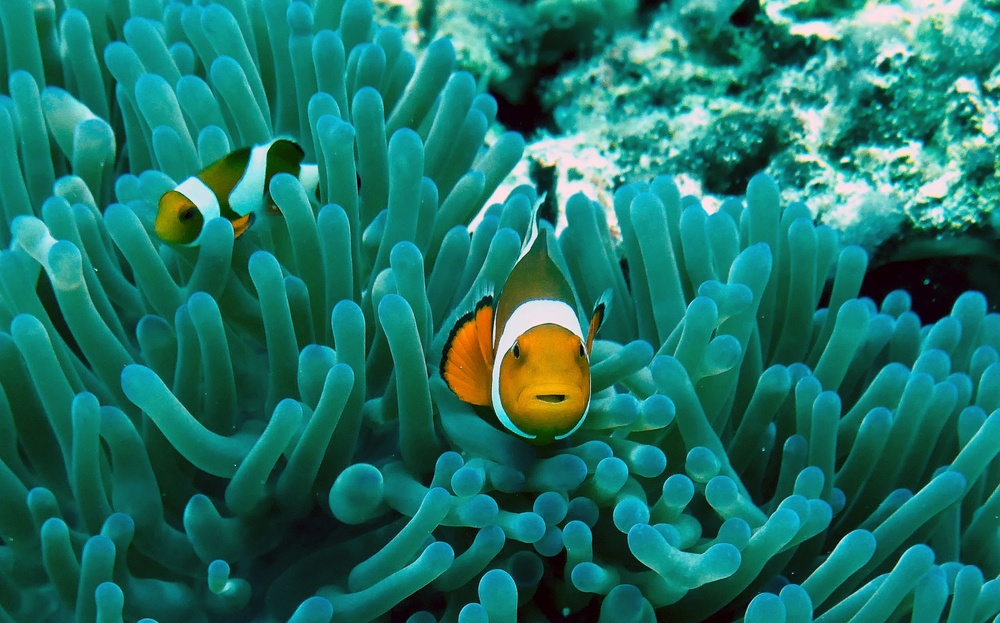
#> input picture Optimal_SLIC/fish.jpg, 1000 x 623 px, shrunk from 2481 x 1545 before the run
$ python SLIC_skimage.py
#> lines starting #> are read from the running program, lines starting #| are printed output that depends on the picture
from skimage.segmentation import slic,mark_boundaries
from skimage import io
import matplotlib.pyplot as plt
# import numpy as np
#
# np.set_printoptions(threshold=np.inf)

img = io.imread("fish.jpg")
#> img is the input picture: shape (623, 1000, 3); mean R, G, B 28.9, 115.7, 103.4


segments = slic(img, n_segments=60, compactness=10)
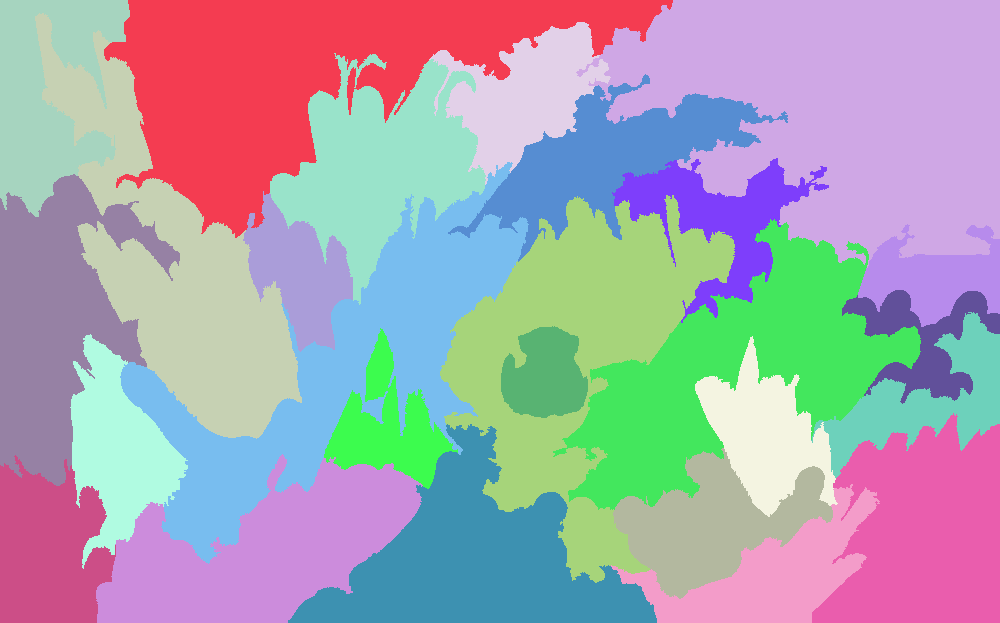
#> segments: shape (623, 1000) int64; 26 distinct labels, from 1 to 26; one colour per label, 0 black
out=mark_boundaries(img,segments)
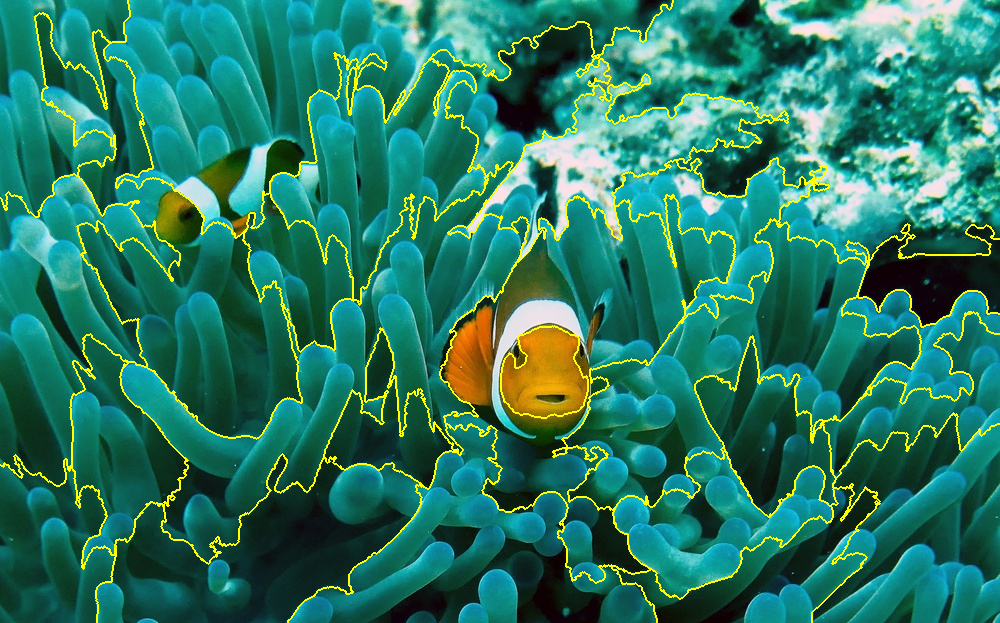
#> out: shape (623, 1000, 3) float64; mean R, G, B 0.155, 0.478, 0.386
# print(segments)
plt.subplot(121)
plt.title("n_segments=60")
plt.imshow(out)

segments2 = slic(img, n_segments=300, compactness=10)
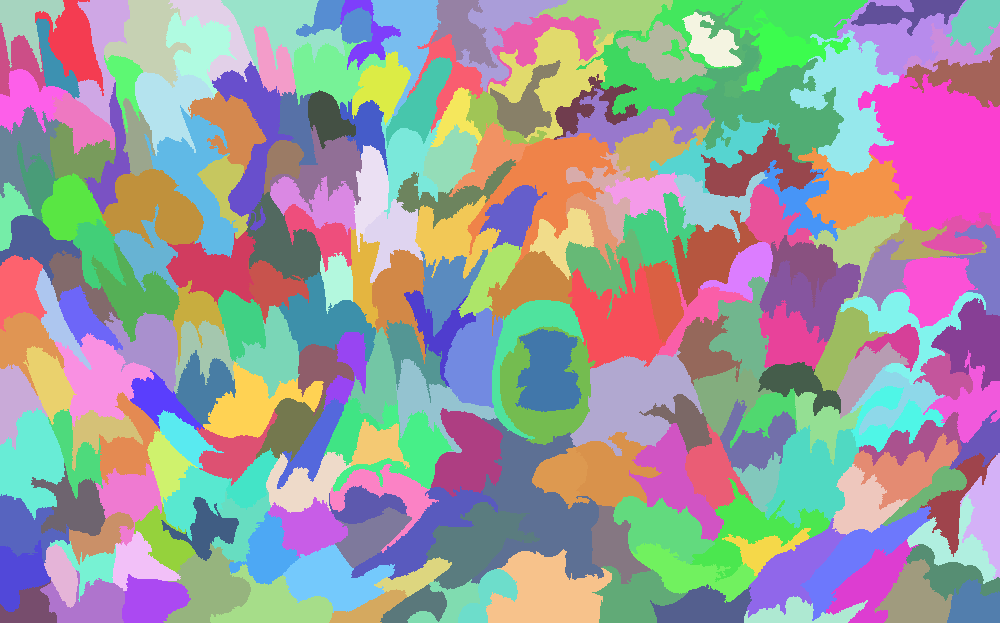
#> segments2: shape (623, 1000) int64; 233 distinct labels, from 1 to 233; one colour per label, 0 black
out2=mark_boundaries(img,segments2)
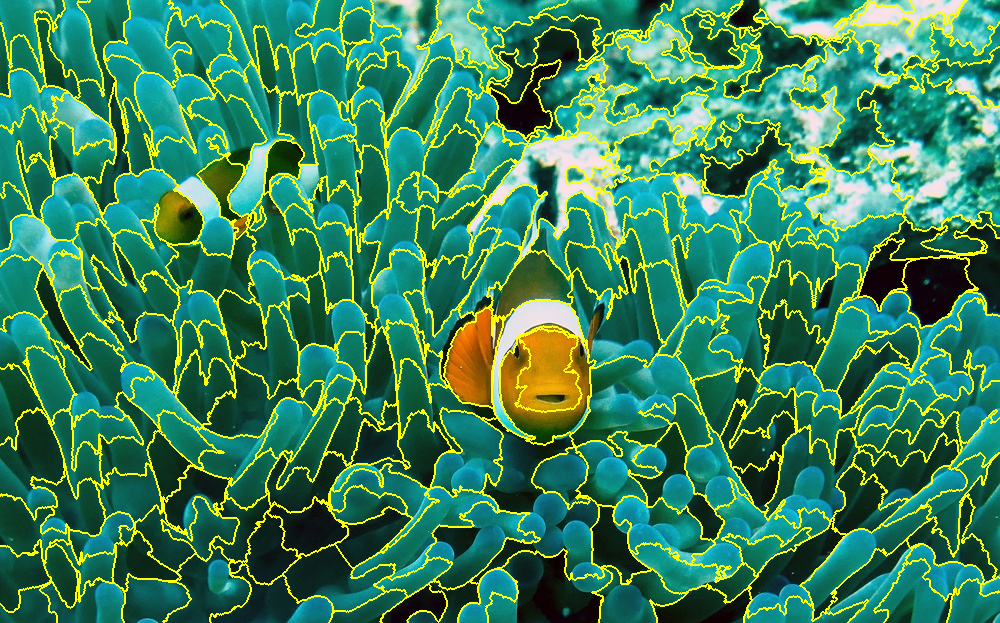
#> out2: shape (623, 1000, 3) float64; mean R, G, B 0.222, 0.518, 0.354
plt.subplot(122)
plt.title("n_segments=300")
plt.imshow(out2)

plt.show()
